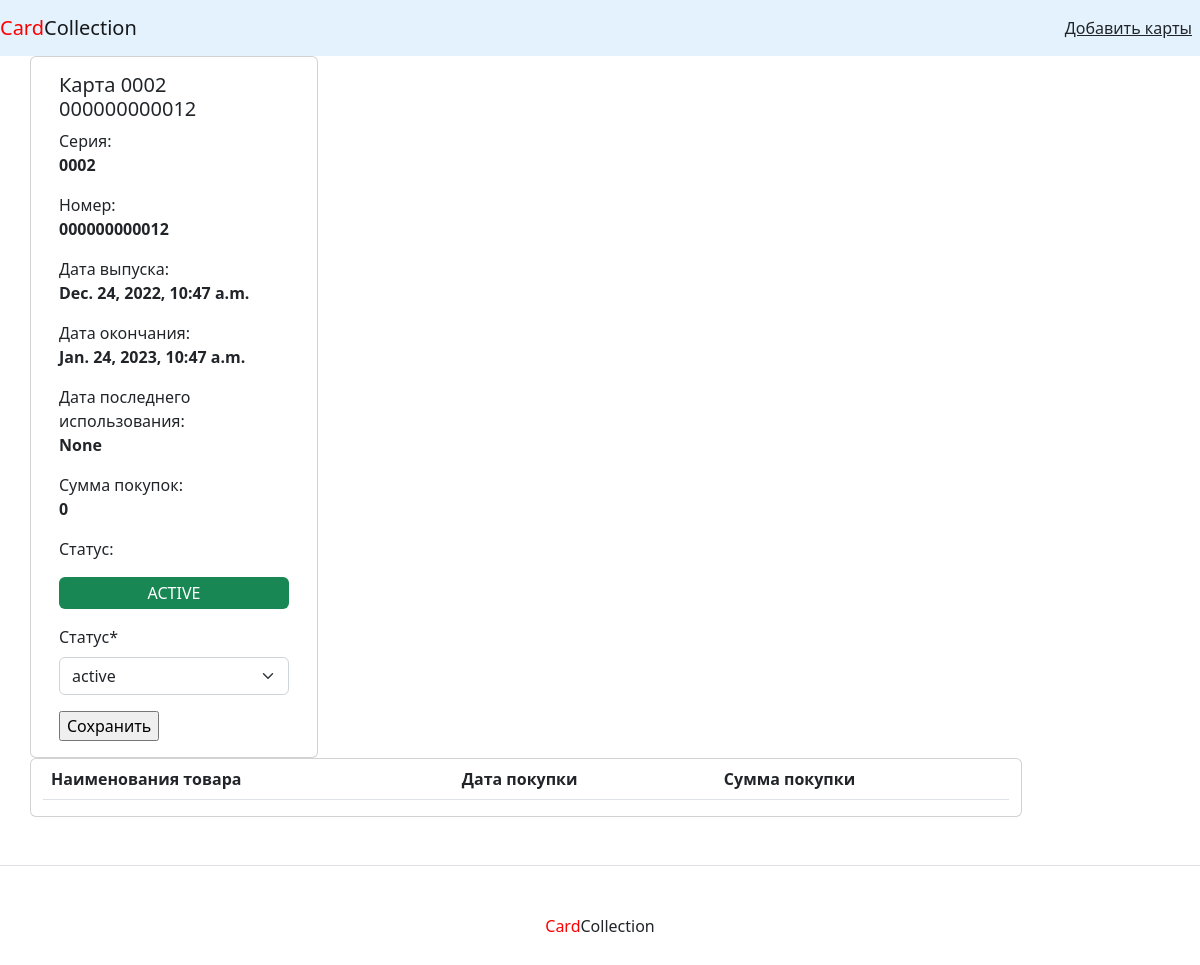
/view/0002/000000000012, run on the app's committed database.
### bonuscards/models.py (models this page shows, shortened)
class BonusCard(models.Model):
    card_series = models.CharField(max_length=4, validators=[validate_numbers],
                                   verbose_name='Серия карты')
    card_number = models.CharField(max_length=12, validators=[validate_numbers],
                                   verbose_name='Номер карты')
    release_date = models.DateTimeField(auto_now_add=True, verbose_name='Дата выпуска', )
    expire_date = models.DateTimeField(auto_now_add=False, verbose_name='Дата окончания', )
    last_active_date = models.DateTimeField(auto_now_add=False, verbose_name='Дата последнего использования', blank=True, null=True,
                                            default=None)
    total_purchases = models.PositiveIntegerField(default=0)
    status = models.CharField(max_length=100, choices=CARD_STATUS, default="NOT ACTIVE", verbose_name='Статус')
    class Meta:
        verbose_name = 'Bonus_Card'
        ordering = ('-release_date',)
        unique_together = ('card_series', 'card_number')

### bonuscards/views.py (the view, shortened to what this page needs)
# urls.py: path('view/<card_series>/<card_number>', views.CardUpdateView.as_view(), name='card_detail'),
class CardUpdateView(UpdateView):
    model = BonusCard
    fields = ['status']
    template_name = 'single_card_view_and_change_status.html'
    context_object_name = 'bonuscard'
    def get_object(self, queryset=None):
        obj = self.model.objects.get(card_series=self.kwargs['card_series'], card_number=self.kwargs['card_number'])
        return obj
    def get_context_data(self, **kwargs):
        context = super().get_context_data(**kwargs)
        context['card_purchase'] = Purchase.objects.filter(card=context['bonuscard'])
        return context

### templates/single_card_view_and_change_status.html (shortened to what this page needs)
{% extends "base.html" %}
{% load crispy_forms_tags %}
{% load crispy_forms_filters %}
{% block content %}
    <div class="row">
    <div class="card" style="width: 18rem;">
        <div class="card-body">
            <h5 class="card-title"> Карта {{ bonuscard.card_series }} {{ bonuscard.card_number }}</h5>
            <p class="card-text">Серия:<br> <b>{{ bonuscard.card_series }}</b></p>
            <p class="card-text">Номер:<br> <b>{{ bonuscard.card_number }}</b></p>
            <p class="card-text">Дата выпуска:<br> <b>{{ bonuscard.release_date }}</b></p>
            <p class="card-text">Дата окончания:<br> <b>{{ bonuscard.expire_date }}</b></p>
            <p class="card-text">Дата последнего использования:<br> <b>{{ bonuscard.last_active_date }}</b></p>
            <p class="card-text">Сумма покупок:<br> <b>{{ bonuscard.total_purchases }}</b></p>
            <p class="card-text">Статус:<br> {% if bonuscard.status == "NOT ACTIVE" %}
                <div class="p-1 mb-1 bg-secondary text-white rounded text-center">
                    {{ bonuscard.status }}
                </div>
            {% elif bonuscard.status == "ACTIVE" %}
                <div class="p-1 mb-1 bg-success text-white rounded text-center">
                    {{ bonuscard.status }}
                </div>
            {% else %}
                <div class="p-1 mb-1 bg-danger text-white rounded text-center">
                    {{ bonuscard.status }}
                </div>
            {% endif %}
            </p>
            <form method="post" id="status" class="form-group">
                {{ form| crispy }}
                <input type="submit" value="Сохранить">
            </form>
        </div>
    </div>
    <div class="card" style="width: 62rem;">
    <table class="table">
        <thead>
        <tr>
            <th scope="col">Наименования товара</th>
            <th scope="col">Дата покупки</th>
            <th scope="col">Сумма покупки</th>
        </tr>
        </thead>
    </table>
    </div>
    </div>
{% endblock %}

### data on the page
BonusCard: card_series "0002", card_number "000000000012", release_date "Dec. 24, 2022, 10:47 a.m.", expire_date "Jan. 24, 2023, 10:47 a.m.", last_active_date "None", total_purchases "0", status "ACTIVE", status "active"
